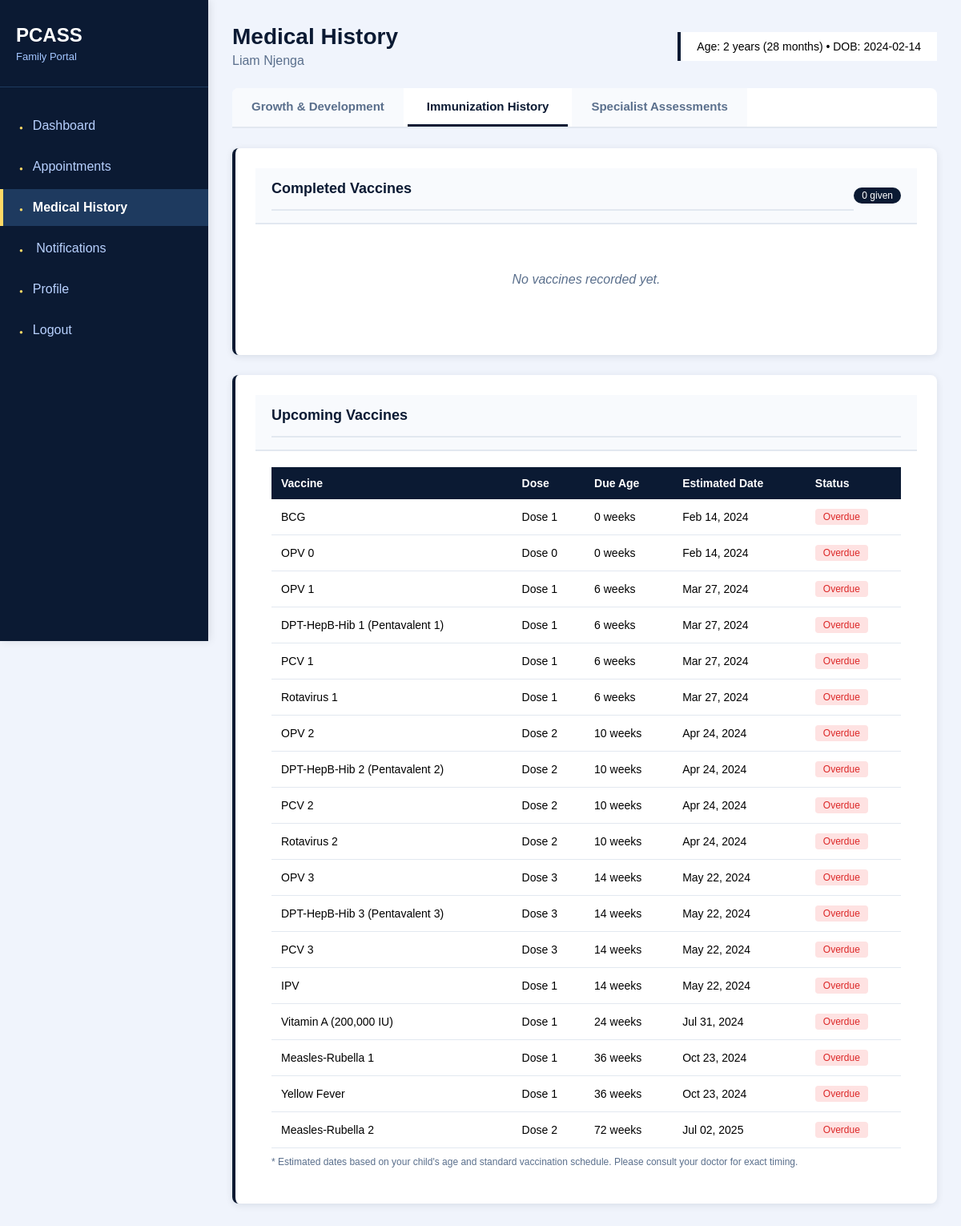
The app's page /medical-history.php?tab=immunization (signed in) with its own data.
### tables this page shows
CREATE TABLE `children` (
  `child_id` int(11) NOT NULL,
  `guardian_id` int(11) NOT NULL,
  `first_name` varchar(100) NOT NULL,
  `last_name` varchar(100) NOT NULL,
  `gender` enum('Male','Female') NOT NULL,
  `date_of_birth` date NOT NULL,
  `created_at` timestamp NOT NULL DEFAULT current_timestamp()
);

CREATE TABLE `vaccines` (
  `vaccine_id` int(11) NOT NULL,
  `vaccine_name` varchar(255) NOT NULL,
  `dose_number` int(11) DEFAULT NULL,
  `recommended_age` varchar(100) NOT NULL,
  `min_age_weeks` int(11) DEFAULT NULL,
  `max_age_weeks` int(11) DEFAULT NULL,
  `interval_weeks` int(11) DEFAULT NULL,
  `description` text DEFAULT NULL,
  `created_at` timestamp NOT NULL DEFAULT current_timestamp()
);

### medical-history.php (the view, shortened to what this page needs)
<?php
require_once __DIR__ . "/config/db.php";
$guardian_id = $_SESSION['guardian_id'];
$child_id = $_SESSION['selected_child_id'] ?? null;
$child_query = $conn->prepare("SELECT child_id, first_name, last_name, date_of_birth FROM children WHERE child_id = ? AND guardian_id = ?");
$child_query->bind_param("ii", $child_id, $guardian_id);
$child_query->execute();
$child = $child_query->get_result()->fetch_assoc();
$dob = new DateTime($child['date_of_birth']);
$today = new DateTime();
$age_years = $dob->diff($today)->y;
$age_months = $dob->diff($today)->m + ($age_years * 12);
$age_weeks = floor($dob->diff($today)->days / 7);
$vaccines = $conn->query("
    SELECT vr.*, v.vaccine_name, v.dose_number, d.full_name AS doctor_name
    FROM vaccination_records vr
    JOIN vaccines v ON vr.vaccine_id = v.vaccine_id
    LEFT JOIN doctors d ON vr.administered_by = d.doctor_id
    WHERE vr.child_id = $child_id
    ORDER BY vr.date_administered DESC
");
$all_vaccines = $conn->query("SELECT * FROM vaccines ORDER BY min_age_weeks");
$upcoming_vaccines = [];
while ($vax = $all_vaccines->fetch_assoc()) {
    $est_date = date('M d, Y', strtotime($child['date_of_birth'] . " + {$vax['min_age_weeks']} weeks"));
    if ($age_weeks >= $vax['min_age_weeks']) {
        $status = 'overdue';
        $status_text = 'Overdue';
    } else {
        $status = 'upcoming';
        $status_text = 'Upcoming';
    }
    $upcoming_vaccines[] = [
        'name' => $vax['vaccine_name'],
        'dose' => $vax['dose_number'],
        'due_age' => $vax['min_age_weeks'] . ' weeks',
        'est_date' => $est_date,
        'status' => $status,
        'status_text' => $status_text
    ];
}
$active_tab = $_GET['tab'] ?? 'growth';
?>
<!DOCTYPE html>
<html>
<head>
    <link rel="stylesheet" href="assets/css/style.css">
</head>
<body>
<div class="wrapper">
    <div class="sidebar">
        <div class="sidebar-header">
            <h2>PCASS</h2>
            <p>Family Portal</p>
        </div>
        <div class="nav">
            <ul>
                <li><a href="child_dashboard.php">Dashboard</a></li>
                <li><a href="appointments.php">Appointments</a></li>
                <li><a href="medical-history.php" class="active">Medical History</a></li>
                <li><a href="notifications.php"> Notifications
                </a></li>
                <li><a href="profile.php">Profile</a></li>
                <li><a href="logout.php">Logout</a></li>
            </ul>
        </div>
    </div>
    <div class="main">
        <div class="page-header">
            <div>
                <h1>Medical History</h1>
                <p><?= htmlspecialchars($child['first_name'] . ' ' . $child['last_name']) ?></p>
            </div>
            <div class="child-age-info">
                Age: <?= $age_years ?> years (<?= $age_months ?> months) •
                DOB: <?= $child['date_of_birth'] ?>
            </div>
        </div>
        <div class="tabs">
            <a href="?tab=growth" class="tab <?= $active_tab == 'growth' ? 'active' : '' ?>">Growth & Development</a>
            <a href="?tab=immunization" class="tab <?= $active_tab == 'immunization' ? 'active' : '' ?>">Immunization History</a>
            <a href="?tab=specialist" class="tab <?= $active_tab == 'specialist' ? 'active' : '' ?>">Specialist Assessments</a>
        </div>
        <div id="tab-immunization" class="tab-content <?= $active_tab == 'immunization' ? 'active' : '' ?>">
            <div class="card">
                <div class="card-header">
                    <h3>Completed Vaccines</h3>
                    <span class="count"><?= $vaccines->num_rows ?> given</span>
                </div>
                <div class="card-body">
                    <?php if ($vaccines->num_rows > 0): ?>
                    <table>
                        <thead>
                            <tr>
                                <th>Date Given</th>
                                <th>Vaccine</th>
                                <th>Dose</th>
                                <th>Given By</th>
                            </tr>
                        </thead>
                        <tbody>
                            <?php while ($v = $vaccines->fetch_assoc()): ?>
                            <tr>
                                <td><?= date('M d, Y', strtotime($v['date_administered'])) ?></td>
                                <td><?= htmlspecialchars($v['vaccine_name']) ?></td>
                                <td>Dose <?= $v['dose_number'] ?></td>
                                <td>Dr. <?= htmlspecialchars($v['doctor_name'] ?? 'Unknown') ?></td>
                            </tr>
                            <?php endwhile; ?>
                        </tbody>
                    </table>
                    <?php else: ?>
                    <div class="empty">No vaccines recorded yet.</div>
                    <?php endif; ?>
                </div>
            </div>
            <?php if (!empty($upcoming_vaccines)): ?>
            <div class="card">
                <div class="card-header">
                    <h3>Upcoming Vaccines</h3>
                </div>
                <div class="card-body">
                    <table>
                        <thead>
                            <tr>
                                <th>Vaccine</th>
                                <th>Dose</th>
                                <th>Due Age</th>
                                <th>Estimated Date</th>
                                <th>Status</th>
                            </tr>
                        </thead>
                        <tbody>
                            <?php foreach ($upcoming_vaccines as $uv): ?>
                            <tr>
                                <td><?= htmlspecialchars($uv['name']) ?></td>
                                <td>Dose <?= $uv['dose'] ?></td>
                                <td><?= $uv['due_age'] ?></td>
                                <td><?= $uv['est_date'] ?></td>
                                <td><span class="badge <?= $uv['status'] ?>"><?= $uv['status_text'] ?></span></td>
                            </tr>
                            <?php endforeach; ?>
                        </tbody>
                    </table>
                    <p style="font-size:12px; color:#5a6f8c; margin-top:10px;">* Estimated dates based on your child's age and standard vaccination schedule. Please consult your doctor for exact timing.</p>
                </div>
            </div>
            <?php endif; ?>
        </div>
    </div>
</div>
</body>
</html>

### assets/css/style.css (style rules this page uses)
* { margin: 0; padding: 0; }
body { font-family: Arial, Helvetica, sans-serif; background: #f0f4fc; }
.sidebar { width: 260px; background: #0b1a33; color: white; position: fixed; height: 100vh; overflow-y: auto; box-shadow: 2px 0 10px rgba(0,0,0,0.1); display: table-cell; }
.sidebar-header { padding: 30px 20px; border-bottom: 1px solid #1e3a5f; background: #0b1a33; }
.sidebar-header h2 { font-size: 24px; margin-bottom: 5px; color: #ffffff; }
.sidebar-header p { font-size: 13px; color: #a3c6ff; }
.sidebar .nav ul { list-style: none; padding: 20px 0; }
.sidebar .nav ul li { margin: 5px 0; }
.sidebar .nav ul li a { display: block; padding: 14px 20px; color: #b8d1ff; text-decoration: none; border-left: 4px solid transparent; }
.sidebar .nav ul li a.active { background: #1e3a5f; border-left-color: #ffd966; color: #ffffff; font-weight: 600; }
.sidebar .nav ul li a::before { content: '●'; margin-right: 12px; font-size: 8px; color: #ffd966; }
.card { background: #ffffff; padding: 25px; border-radius: 8px; box-shadow: 0 2px 10px rgba(11,26,51,0.1); margin-bottom: 20px; }
.card h3 { font-size: 18px; color: #0b1a33; margin-bottom: 20px; padding-bottom: 15px; border-bottom: 2px solid #e2e8f0; }

### medical-history.php (style rules this page uses)
* { margin:0; padding:0; box-sizing:border-box; }
body { background:#f0f4fc; font-family:Arial; }
.wrapper { display:flex; min-height:100vh; }
.main { margin-left:260px; padding:30px; background:#f0f4fc; flex:1; }
.page-header { margin-bottom:25px; display:flex; justify-content:space-between; align-items:center; flex-wrap:wrap; }
.page-header h1 { color:#0b1a33; font-size:28px; margin-bottom:5px; }
.page-header p { color:#5a6f8c; }
.child-age-info { background:white; padding:10px 20px; border-left:4px solid #0b1a33; font-size:14px; }
.tabs { display: flex; gap: 5px; margin-bottom: 25px; border-bottom: 2px solid #e2e8f0; background: white; border-radius: 8px 8px 0 0; overflow: hidden; }
.tab { padding: 14px 24px; background: #f8fafd; text-decoration: none; color: #5a6f8c; font-weight: 600; font-size: 15px; transition: all 0.2s; border-bottom: 3px solid transparent; }
.tab.active { background: white; color: #0b1a33; border-bottom-color: #0b1a33; }
.tab-content { display: none; }
.tab-content.active { display: block; }
.card { background:white; border-radius:8px; margin-bottom:25px; border-left:4px solid #0b1a33; overflow:hidden; }
.card-header { background:#f8fafd; padding:15px 20px; border-bottom:2px solid #e2e8f0; display:flex; align-items:center; }
.card-header h3 { color:#0b1a33; font-size:18px; font-weight:700; margin:0; flex:1; }
.card-header .count { background:#0b1a33; color:white; padding:3px 10px; border-radius:20px; font-size:12px; }
.card-body { padding:20px; }
table { width:100%; border-collapse:collapse; font-size:14px; }
th { background:#0b1a33; color:white; padding:12px; text-align:left; }
td { padding:12px; border-bottom:1px solid #e2e8f0; }
.badge { padding:3px 10px; border-radius:4px; font-size:12px; display:inline-block; }
.badge.overdue { background:#fee2e2; color:#dc2626; }
.empty { text-align:center; padding:40px; color:#5a6f8c; font-style:italic; }

### records on screen
children: first_name+last_name "Liam Njenga", date_of_birth "2024-02-14"
vaccines: min_age_weeks "0", vaccine_name "BCG", dose "1", due_age "0 weeks", est_date "Feb 14, 2024", status_text "Overdue"
vaccines: vaccine_name "OPV 0", dose "0", due_age "0 weeks", est_date "Feb 14, 2024", status_text "Overdue"
vaccines: vaccine_name "OPV 1", dose_number "1", recommended_age "6 weeks", est_date "Mar 27, 2024", status_text "Overdue"
vaccines: vaccine_name "DPT-HepB-Hib 1 (Pentavalent 1)", dose_number "1", recommended_age "6 weeks", est_date "Mar 27, 2024", status_text "Overdue"
vaccines: vaccine_name "PCV 1", dose_number "1", recommended_age "6 weeks", est_date "Mar 27, 2024", status_text "Overdue"
vaccines: vaccine_name "Rotavirus 1", dose_number "1", recommended_age "6 weeks", est_date "Mar 27, 2024", status_text "Overdue"
vaccines: vaccine_name "OPV 2", dose_number "2", recommended_age "10 weeks", est_date "Apr 24, 2024", status_text "Overdue"
vaccines: vaccine_name "DPT-HepB-Hib 2 (Pentavalent 2)", dose_number "2", recommended_age "10 weeks", est_date "Apr 24, 2024", status_text "Overdue"
vaccines: vaccine_name "PCV 2", dose_number "2", recommended_age "10 weeks", est_date "Apr 24, 2024", status_text "Overdue"
vaccines: vaccine_name "Rotavirus 2", dose_number "2", recommended_age "10 weeks", est_date "Apr 24, 2024", status_text "Overdue"
vaccines: vaccine_name "OPV 3", dose_number "3", recommended_age "14 weeks", est_date "May 22, 2024", status_text "Overdue"
vaccines: vaccine_name "DPT-HepB-Hib 3 (Pentavalent 3)", dose_number "3", recommended_age "14 weeks", est_date "May 22, 2024", status_text "Overdue"
vaccines: vaccine_name "PCV 3", dose_number "3", recommended_age "14 weeks", est_date "May 22, 2024", status_text "Overdue"
vaccines: vaccine_name "IPV", dose_number "1", recommended_age "14 weeks", est_date "May 22, 2024", status_text "Overdue"
vaccines: vaccine_name "Vitamin A (200,000 IU)", dose_number "1", due_age "24 weeks", est_date "Jul 31, 2024", status_text "Overdue"
vaccines: vaccine_name "Measles-Rubella 1", dose_number "1", due_age "36 weeks", est_date "Oct 23, 2024", status_text "Overdue"
vaccines: vaccine_name "Yellow Fever", dose_number "1", due_age "36 weeks", est_date "Oct 23, 2024", status_text "Overdue"
vaccines: vaccine_name "Measles-Rubella 2", dose_number "2", due_age "72 weeks", est_date "Jul 02, 2025", status_text "Overdue"
